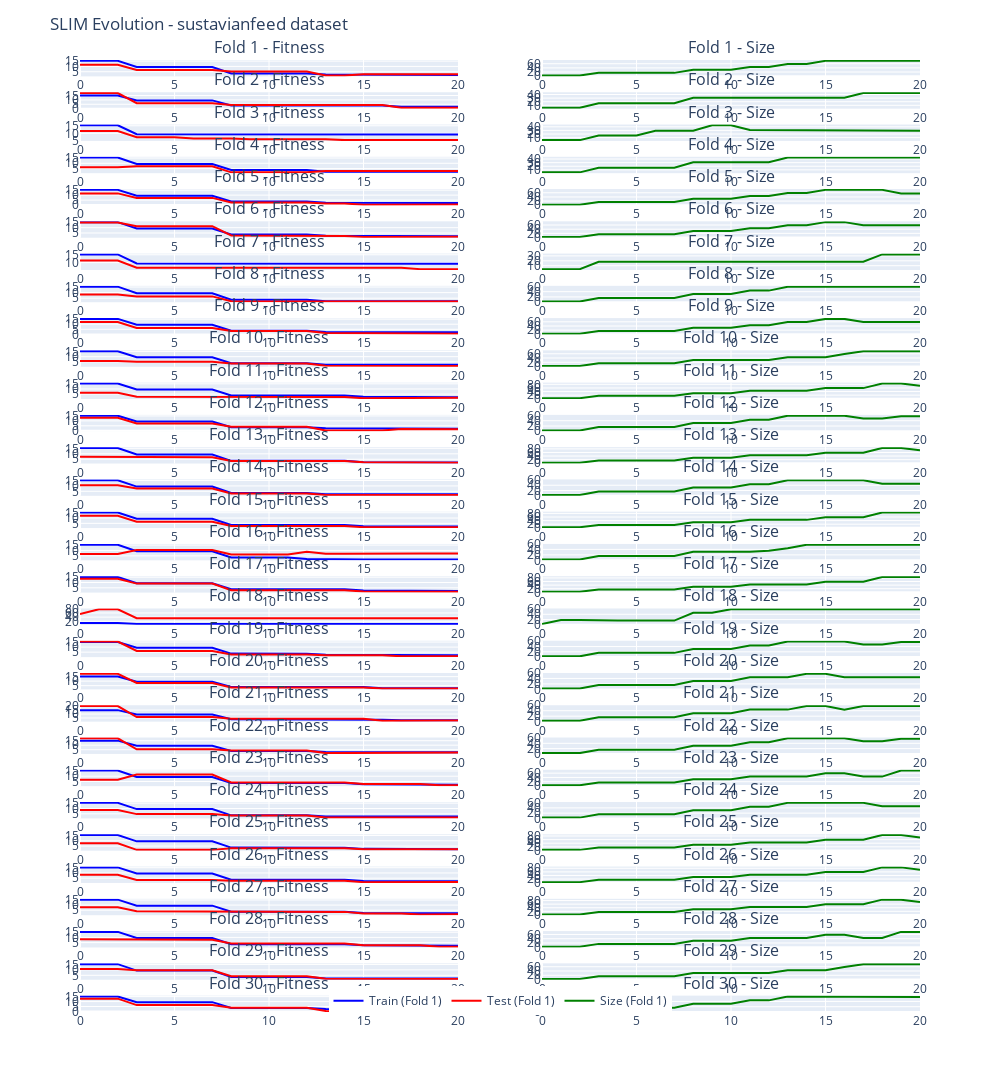

The notebook cell saved with this chart:
### Markdown cell above
In average, the model shows a pattern of incremental growth without great peaks.

### Code cell
plot_fitness_and_size_logs('SLIM', n_outer_cv, dataset_name='sustavianfeed')
